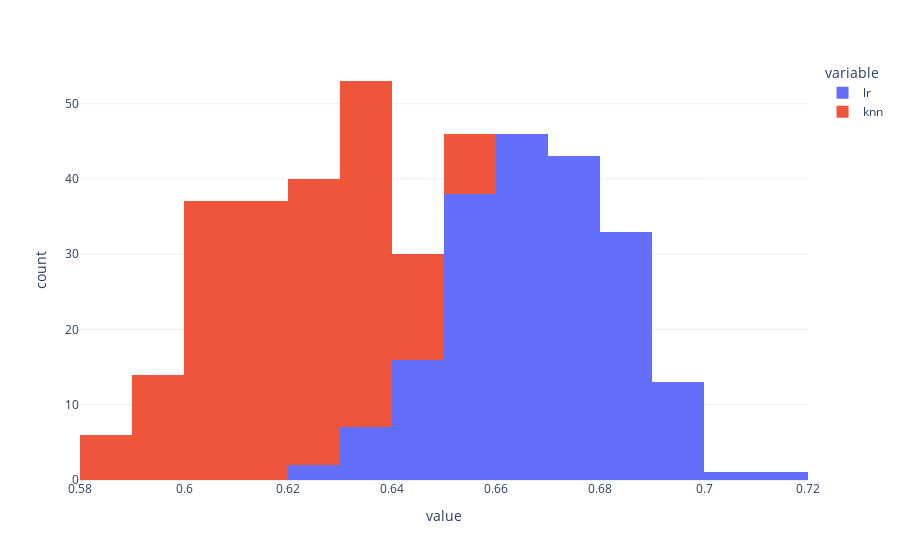

The notebook cell this image was saved under:
### Markdown cell above
__Exercise 8 (1 pts).__ From Exercise 1 compute the probability that the average prediction accuracy of Logistic classifier is greater than 0.66.

### Code cell
px.histogram(df_acc)

### Figure 1 — Plotly figure (JSON) as saved in the notebook; plotly's stock layout.template omitted (floating-point values rounded to 4 significant figures; data arrays with more than 128 entries replaced by an {"elided": "..."} marker saying what was removed)
{"data": [{"alignmentgroup": "True", "bingroup": "x", "hovertemplate": "variable=lr<br>value=%{x}<br>count=%{y}<extra></extra>", "legendgroup": "lr", "marker": {"color": "#636efa", "pattern": {"shape": ""}}, "name": "lr", "offsetgroup": "lr", "orientation": "v", "showlegend": true, "type": "histogram", "x": {"elided": "200 float values"}, "xaxis": "x", "yaxis": "y"}, {"alignmentgroup": "True", "bingroup": "x", "hovertemplate": "variable=knn<br>value=%{x}<br>count=%{y}<extra></extra>", "legendgroup": "knn", "marker": {"color": "#EF553B", "pattern": {"shape": ""}}, "name": "knn", "offsetgroup": "knn", "orientation": "v", "showlegend": true, "type": "histogram", "x": {"elided": "200 float values"}, "xaxis": "x", "yaxis": "y"}], "layout": {"barmode": "relative", "legend": {"title": {"text": "variable"}, "tracegroupgap": 0}, "margin": {"t": 60}, "xaxis": {"anchor": "y", "domain": [0, 1], "title": {"text": "value"}}, "yaxis": {"anchor": "x", "domain": [0, 1], "title": {"text": "count"}}}}
